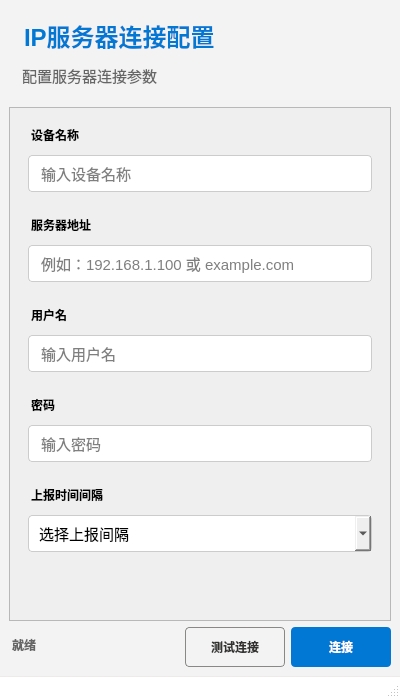
<?xml version="1.0" encoding="UTF-8"?>
<ui version="4.0">
 <class>MainWindow</class>
 <widget class="QMainWindow" name="MainWindow">
  <property name="geometry">
   <rect>
    <x>0</x>
    <y>0</y>
    <width>400</width>
    <height>698</height>
   </rect>
  </property>
  <property name="windowTitle">
   <string>连接配置</string>
  </property>
  <property name="styleSheet">
   <string notr="true">QMainWindow {
    background-color: #f3f3f3;
}

QGroupBox {
    border: none;
    margin-top: 1ex;
    font-weight: bold;
}

QGroupBox::title {
    subcontrol-origin: margin;
    padding: 0 5px;
}

QLabel {
    font-weight: bold;
    margin-bottom: 5px;
}

QLabel#titleLabel {
    font-size: 18pt;
    color: #0078D4;
    font-weight: 600;
}

QLabel#subtitleLabel {
    font-size: 11pt;
    color: #666666;
    font-weight: normal;
}

QLineEdit, QComboBox {
    height: 35px;
    padding: 0 10px;
    border: 1px solid #cccccc;
    border-radius: 4px;
    font-size: 11pt;
}

QLineEdit:focus, QComboBox:focus {
    border: 2px solid #0078D4;
}

QLineEdit::placeholder, QComboBox::placeholder {
    color: #999999;
}

QPushButton#connectButton {
    background-color: #0078D4;
    color: white;
    border: none;
    border-radius: 4px;
    font-weight: bold;
    padding: 0 20px;
}

QPushButton#connectButton:hover {
    background-color: #106EBE;
}

QPushButton#connectButton:pressed {
    background-color: #005A9E;
}

QPushButton#testButton {
    background-color: #f3f3f3;
    color: #323130;
    border: 1px solid #8A8886;
    border-radius: 4px;
    font-weight: bold;
    padding: 0 20px;
}

QPushButton#testButton:hover {
    background-color: #EDEBE9;
}

QPushButton#testButton:pressed {
    background-color: #C8C6C4;
}

QStatusBar {
    background-color: white;
    border-top: 1px solid #EDEBE9;
}</string>
  </property>
  <widget class="QWidget" name="centralwidget">
   <layout class="QVBoxLayout" name="verticalLayout">
    <item>
     <widget class="QGroupBox" name="titleGroup">
      <layout class="QVBoxLayout" name="verticalLayout_2">
       <item>
        <widget class="QLabel" name="titleLabel">
         <property name="text">
          <string>IP服务器连接配置</string>
         </property>
        </widget>
       </item>
       <item>
        <widget class="QLabel" name="subtitleLabel">
         <property name="text">
          <string>配置服务器连接参数</string>
         </property>
        </widget>
       </item>
      </layout>
     </widget>
    </item>
    <item>
     <widget class="QScrollArea" name="scrollArea">
      <property name="verticalScrollBarPolicy">
       <enum>Qt::ScrollBarPolicy::ScrollBarAsNeeded</enum>
      </property>
      <property name="widgetResizable">
       <bool>true</bool>
      </property>
      <widget class="QWidget" name="scrollAreaWidgetContents">
       <property name="geometry">
        <rect>
         <x>0</x>
         <y>0</y>
         <width>380</width>
         <height>513</height>
        </rect>
       </property>
       <layout class="QVBoxLayout" name="verticalLayout_3">
        <item>
         <widget class="QGroupBox" name="deviceGroup">
          <layout class="QVBoxLayout" name="verticalLayout_4">
           <item>
            <widget class="QLabel" name="deviceLabel">
             <property name="text">
              <string>设备名称</string>
             </property>
            </widget>
           </item>
           <item>
            <widget class="QLineEdit" name="deviceNameTextBox">
             <property name="placeholderText">
              <string>输入设备名称</string>
             </property>
            </widget>
           </item>
          </layout>
         </widget>
        </item>
        <item>
         <widget class="QGroupBox" name="serverGroup">
          <layout class="QVBoxLayout" name="verticalLayout_5">
           <item>
            <widget class="QLabel" name="serverLabel">
             <property name="text">
              <string>服务器地址</string>
             </property>
            </widget>
           </item>
           <item>
            <widget class="QLineEdit" name="serverAddressTextBox">
             <property name="placeholderText">
              <string>例如：192.168.1.100 或 example.com</string>
             </property>
            </widget>
           </item>
          </layout>
         </widget>
        </item>
        <item>
         <widget class="QGroupBox" name="userGroup">
          <layout class="QVBoxLayout" name="verticalLayout_6">
           <item>
            <widget class="QLabel" name="usernameLabel">
             <property name="text">
              <string>用户名</string>
             </property>
            </widget>
           </item>
           <item>
            <widget class="QLineEdit" name="usernameTextBox">
             <property name="placeholderText">
              <string>输入用户名</string>
             </property>
            </widget>
           </item>
          </layout>
         </widget>
        </item>
        <item>
         <widget class="QGroupBox" name="passwordGroup">
          <layout class="QVBoxLayout" name="verticalLayout_7">
           <item>
            <widget class="QLabel" name="passwordLabel">
             <property name="text">
              <string>密码</string>
             </property>
            </widget>
           </item>
           <item>
            <widget class="QLineEdit" name="passwordBox">
             <property name="echoMode">
              <enum>QLineEdit::EchoMode::Password</enum>
             </property>
             <property name="placeholderText">
              <string>输入密码</string>
             </property>
            </widget>
           </item>
          </layout>
         </widget>
        </item>
        <item>
         <widget class="QGroupBox" name="intervalGroup">
          <layout class="QVBoxLayout" name="verticalLayout_8">
           <item>
            <widget class="QLabel" name="intervalLabel">
             <property name="text">
              <string>上报时间间隔</string>
             </property>
            </widget>
           </item>
           <item>
            <widget class="QComboBox" name="reportIntervalComboBox">
             <property name="editable">
              <bool>false</bool>
             </property>
             <property name="placeholderText">
              <string>选择上报间隔</string>
             </property>
            </widget>
           </item>
          </layout>
         </widget>
        </item>
        <item>
         <widget class="QGroupBox" name="optionsGroup">
          <layout class="QVBoxLayout" name="verticalLayout_9"/>
         </widget>
        </item>
       </layout>
      </widget>
     </widget>
    </item>
    <item>
     <layout class="QHBoxLayout" name="horizontalLayout">
      <item>
       <widget class="QLabel" name="statusLabel">
        <property name="styleSheet">
         <string notr="true">color: #666666;</string>
        </property>
        <property name="text">
         <string>就绪</string>
        </property>
       </widget>
      </item>
      <item>
       <spacer name="horizontalSpacer">
        <property name="orientation">
         <enum>Qt::Orientation::Horizontal</enum>
        </property>
        <property name="sizeHint" stdset="0">
         <size>
          <width>40</width>
          <height>20</height>
         </size>
        </property>
       </spacer>
      </item>
      <item>
       <widget class="QPushButton" name="testButton">
        <property name="minimumSize">
         <size>
          <width>100</width>
          <height>40</height>
         </size>
        </property>
        <property name="text">
         <string>测试连接</string>
        </property>
       </widget>
      </item>
      <item>
       <widget class="QPushButton" name="connectButton">
        <property name="enabled">
         <bool>true</bool>
        </property>
        <property name="minimumSize">
         <size>
          <width>100</width>
          <height>40</height>
         </size>
        </property>
        <property name="text">
         <string>连接</string>
        </property>
        <property name="checkable">
         <bool>false</bool>
        </property>
       </widget>
      </item>
     </layout>
    </item>
   </layout>
  </widget>
  <widget class="QStatusBar" name="statusbar"/>
 </widget>
 <resources/>
 <connections/>
</ui>
